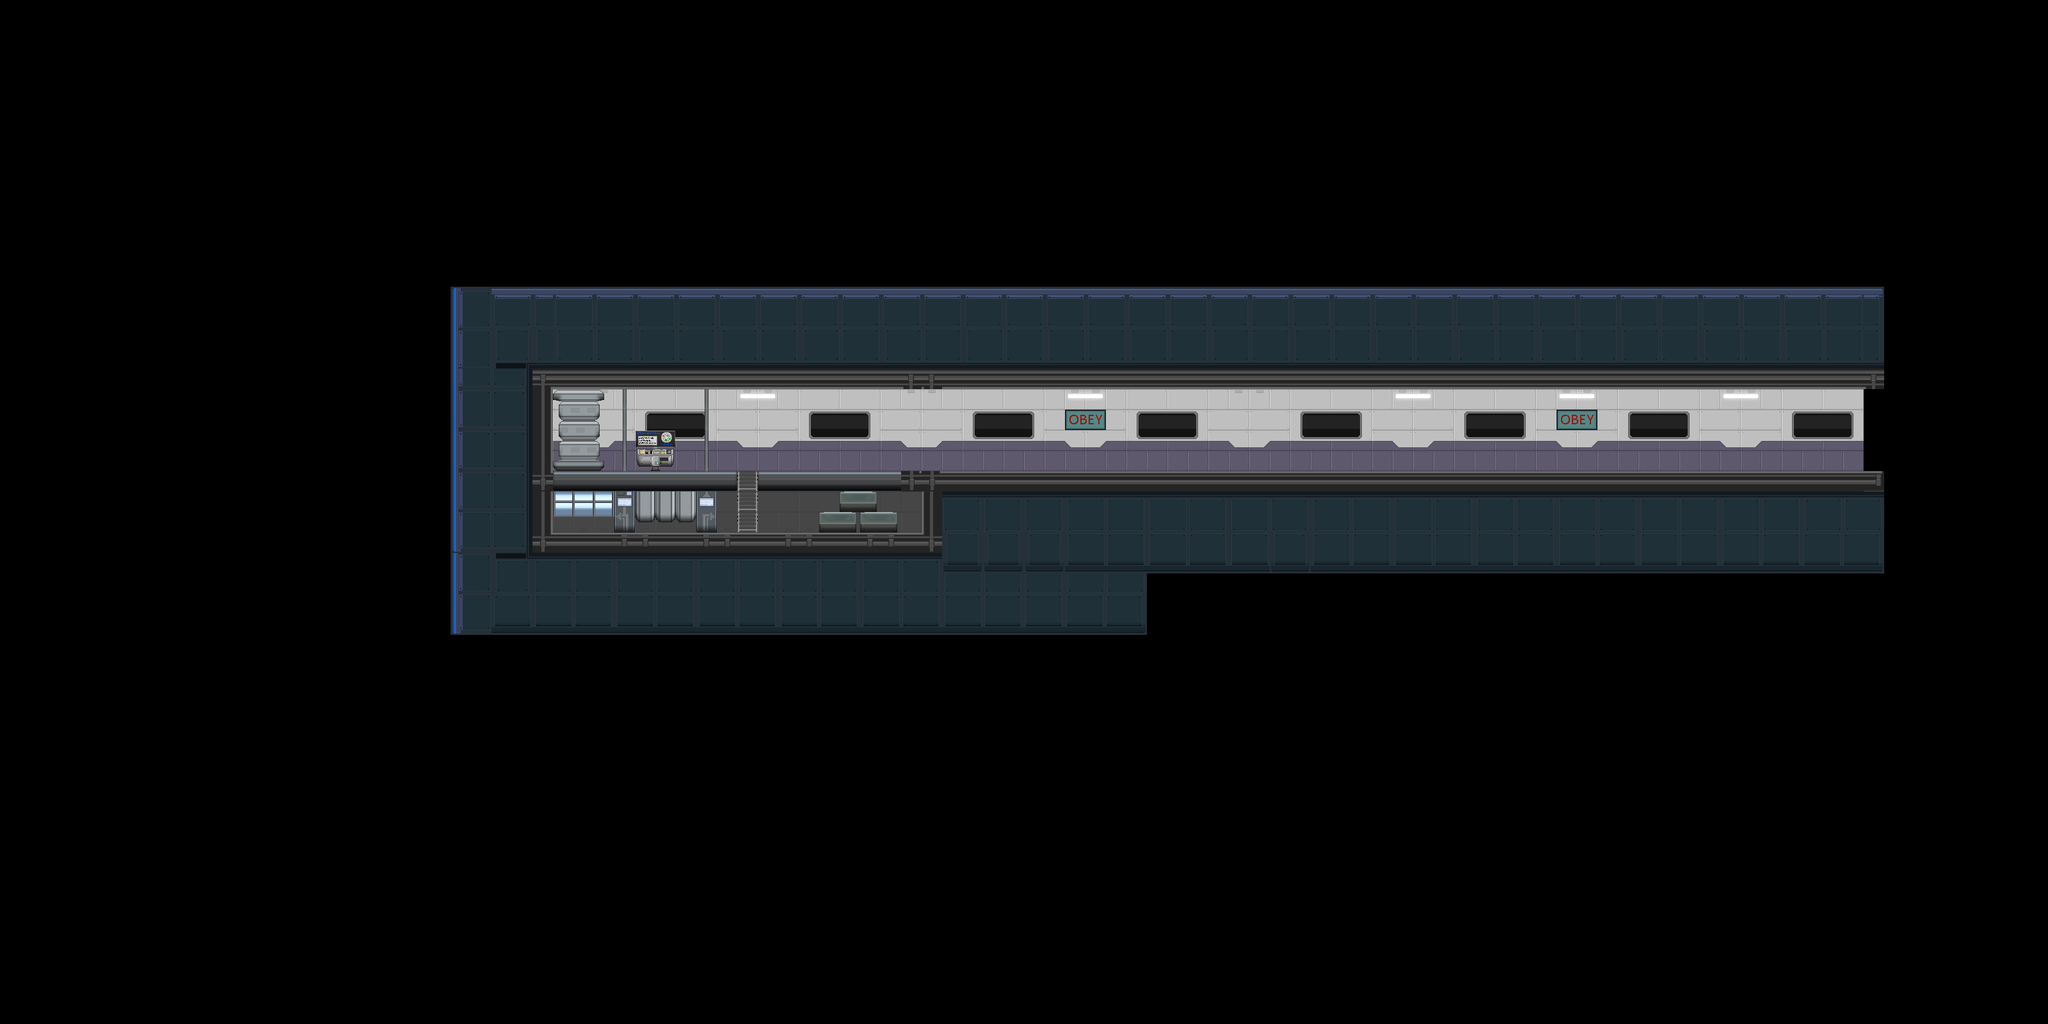

This is a level from a 2D game, rendered from its Tiled map with the project's own tilesets. A one-line summary and the map file follow, with tile-layer data summarised:
An orthogonal 100x50 tile map with 32x32 px tiles, 2 tile layers (Background, BackgroundObjects), 2 tilesets and 37 objects (14x Object, 12x TriggerTiles, 7x Platform, BuildArea1, engineRoom, ...).

<map version="1.0" tiledversion="1.1.5" orientation="orthogonal" renderorder="right-down" width="100" height="50" tilewidth="32" tileheight="32" infinite="0" nextobjectid="88">
 <properties>
  <property name="tileset" value="personalStarshipTileset" />
 </properties>
 <tileset firstgid="1" source="ShipRooms.tsx" />
 <tileset firstgid="1765" source="personalStarshipTileset.tsx" />
 <layer name="Background" width="100" height="50">
  <properties>
   <property name="tileset" value="ShipRoomTiles" />
  </properties>
  <data>[5000 cells, 1078 non-empty, 138 distinct tile ids]</data>
 </layer>
 <layer name="BackgroundObjects" width="100" height="50">
  <properties>
   <property name="tileset" value="ShipRoomTiles" />
  </properties>
  <data>[5000 cells, 79 non-empty, 43 distinct tile ids]</data>
 </layer>
 <objectgroup name="Objects">
  <object id="5" type="Platform" x="1568" y="736" width="1664" height="160" />
  <object id="7" type="Platform" x="864" y="544" width="2080" height="32" />
  <object id="9" type="Platform" x="864" y="832" width="736" height="64" />
  <object id="10" type="Platform" x="544" y="544" width="320" height="352" />
  <object id="13" type="Platform" x="2912" y="576" width="384" height="192" />
  <object id="14" type="BuildArea1" x="864" y="416" width="1984" height="640" />
  <object id="15" type="engineRoom" x="832" y="384" width="2048" height="576" />
  <object id="21" name="Player_Spawn1" type="Object" x="1024" y="672" width="32" height="64" />
  <object id="52" name="corridor" type="TriggerTiles" gid="682" x="1408" y="640" width="32" height="32">
   <properties>
    <property name="Closed" value="" />
   </properties>
  </object>
  <object id="53" name="corridor" type="TriggerTiles" gid="724" x="1408" y="672" width="32" height="32">
   <properties>
    <property name="Closed" value="" />
   </properties>
  </object>
  <object id="54" name="corridor" type="TriggerTiles" gid="766" x="1408" y="704" width="32" height="32">
   <properties>
    <property name="Closed" value="" />
   </properties>
  </object>
  <object id="55" name="corridor" type="TriggerTiles" gid="808" x="1408" y="736" width="32" height="32">
   <properties>
    <property name="Closed" value="" />
   </properties>
  </object>
  <object id="56" name="corridor" type="TriggerTiles" gid="809" x="1440" y="736" width="32" height="32">
   <properties>
    <property name="Closed" value="" />
   </properties>
  </object>
  <object id="57" name="corridor" type="TriggerTiles" gid="767" x="1440" y="704" width="32" height="32">
   <properties>
    <property name="Closed" value="" />
   </properties>
  </object>
  <object id="58" name="corridor" type="TriggerTiles" gid="725" x="1440" y="672" width="32" height="32">
   <properties>
    <property name="Closed" value="" />
   </properties>
  </object>
  <object id="59" name="corridor" type="TriggerTiles" gid="683" x="1440" y="640" width="32" height="32">
   <properties>
    <property name="Closed" value="" />
   </properties>
  </object>
  <object id="60" name="corridor" type="TriggerTiles" gid="685" x="1408" y="640" width="32" height="32">
   <properties>
    <property name="Open" value="" />
   </properties>
  </object>
  <object id="61" name="corridor" type="TriggerTiles" gid="686" x="1440" y="640" width="32" height="32">
   <properties>
    <property name="Open" value="" />
   </properties>
  </object>
  <object id="62" name="corridor" type="TriggerTiles" gid="811" x="1408" y="736" width="32" height="32">
   <properties>
    <property name="Open" value="" />
   </properties>
  </object>
  <object id="63" name="corridor" type="TriggerTiles" gid="812" x="1440" y="736" width="32" height="32">
   <properties>
    <property name="Open" value="" />
   </properties>
  </object>
  <object id="64" name="corridor" type="Trigger" x="1344" y="608" width="192" height="128">
   <properties>
    <property name="soundEffectType" value="door" />
   </properties>
  </object>
  <object id="65" name="Wave_Spawn1" type="Object" x="2560" y="640" width="32" height="96" />
  <object id="66" name="Wave_Spawn2" type="Object" x="2528" y="640" width="32" height="96" />
  <object id="67" name="Wave_Spawn4" type="Object" x="2464" y="640" width="32" height="96" />
  <object id="68" name="Wave_Spawn3" type="Object" x="2496" y="640" width="32" height="96" />
  <object id="70" name="Wave_Spawn5" type="Object" x="2432" y="640" width="32" height="96" />
  <object id="72" name="ParallaxStart" type="Object" x="736" y="576" width="128" height="128" />
  <object id="73" type="Platform" x="608" y="736" width="544" height="32" />
  <object id="74" type="Platform" x="1184" y="736" width="384" height="96" />
  <object id="75" type="Ladder" x="1152" y="736" width="32" height="96" />
  <object id="76" name="Wave_Spawn6" type="Object" x="2400" y="640" width="32" height="96" />
  <object id="77" name="Wave_Spawn7" type="Object" x="2368" y="640" width="32" height="96" />
  <object id="82" name="Door" type="Object" x="1408" y="608" width="64" height="128" />
  <object id="84" name="Wave_Spawn8" type="Object" x="2336" y="640" width="32" height="96" />
  <object id="85" name="Wave_Spawn9" type="Object" x="2336" y="640" width="32" height="96" />
  <object id="86" name="Wave_Spawn10" type="Object" x="2336" y="640" width="32" height="96" />
  <object id="87" name="Wave_Spawn11" type="Object" x="2336" y="640" width="32" height="96" />
 </objectgroup>
</map>